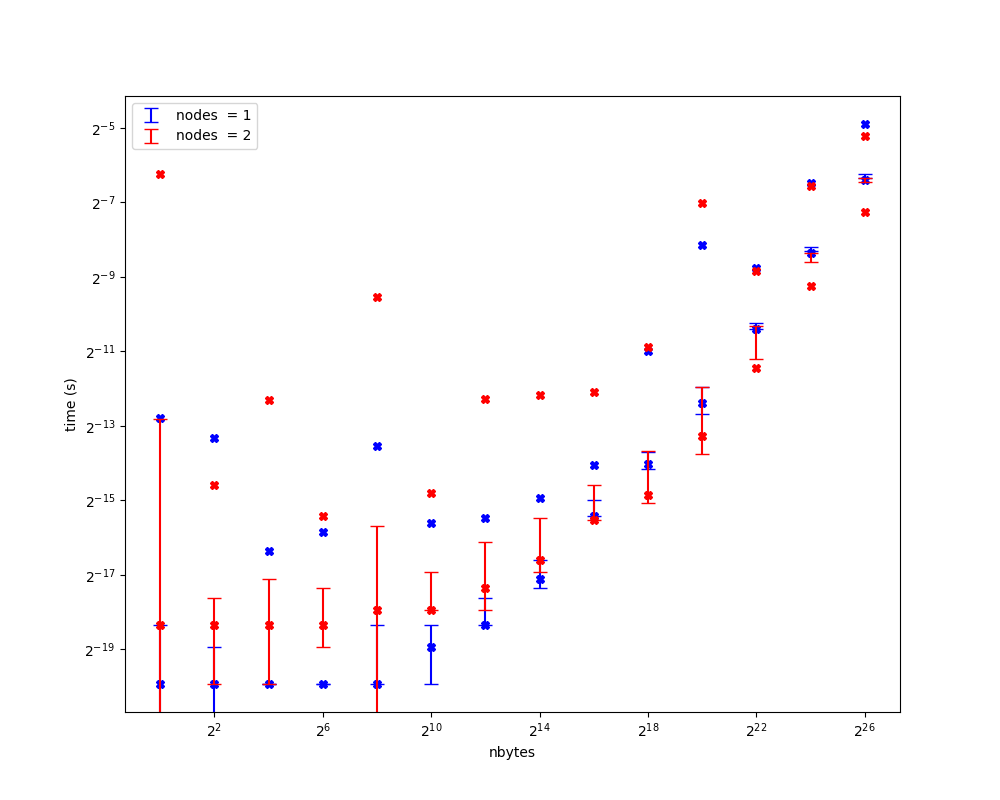

Reproduce this figure in Python.
import pandas as pd
import matplotlib.pyplot as plt
import numpy as np  

data_onenode = pd.read_csv('variability-onenode.dat', delimiter=',')
data_twonode = pd.read_csv('variability-twonode.dat', delimiter=',')
fig, ax = plt.subplots(1, 1, figsize=(10, 8))
colors = ["blue","red"]
for i, data in enumerate([data_onenode, data_twonode]):
    ax.errorbar(data['nbytes'], data['mean'], yerr=data['stdev'],linestyle = "", label="nodes  = {}".format(i+1),color = colors[i], capsize=5)
    ax.plot(data['nbytes'], data['min'], color = colors[i],linestyle = "",marker = "X")
    ax.plot(data['nbytes'], data['max'], color = colors[i],linestyle = "",marker = "X")
    ax.set_xlabel('nbytes')
    ax.set_xscale('log', base=2)
    ax.set_yscale('log', base=2)
    ax.set_ylabel('time (s)')
    ax.legend()
fig.savefig('variability.png')
plt.show()
print("success")